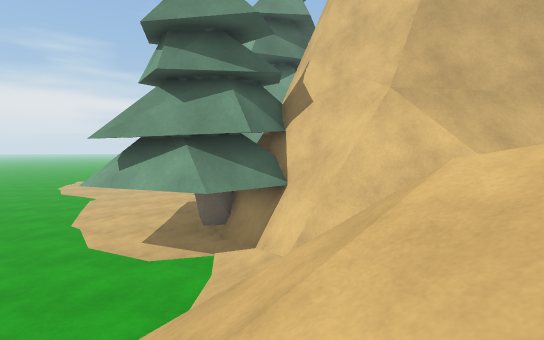
View 1 (above)

17 first-person views from a walk through a Unity game level. The camera is 1.3 m above the floor, tilts 4° down and sees 85° across. The floor is counted in squares, 1 m on a side. Each view is taken from the middle of a square. On the plan, view 1 faces up. The plan holds only what a view shows up to about 14 squares ahead; the rest is blank. The place goes on beyond the plan. The player is left out.

View 2
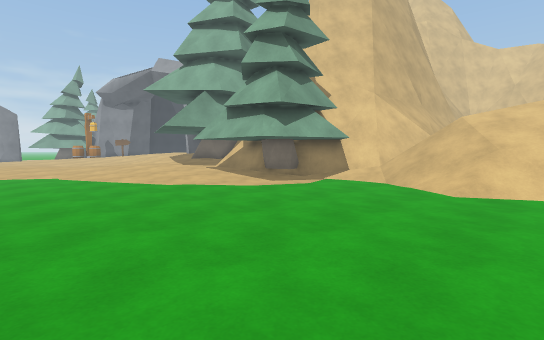

View 3
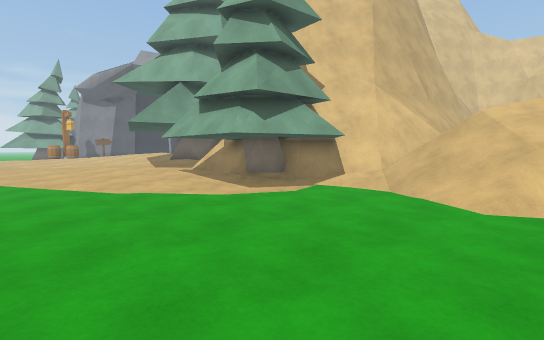

View 4
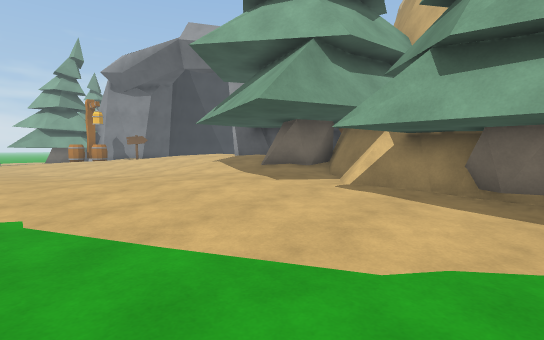

View 5
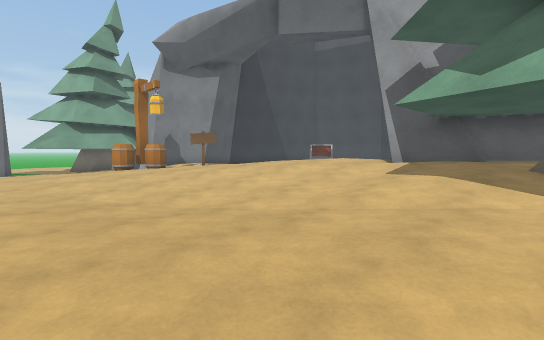

View 6
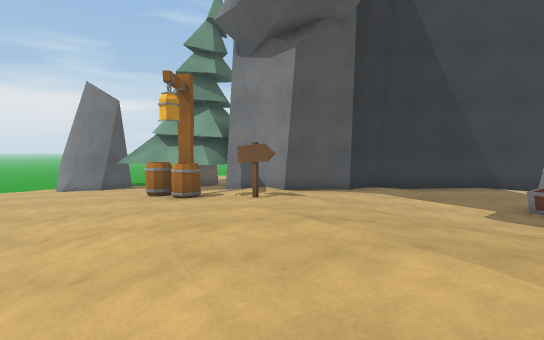

View 7
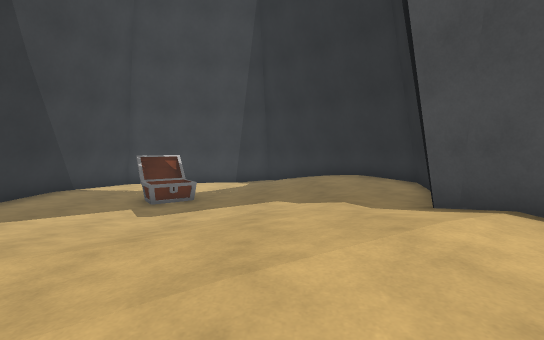

View 8
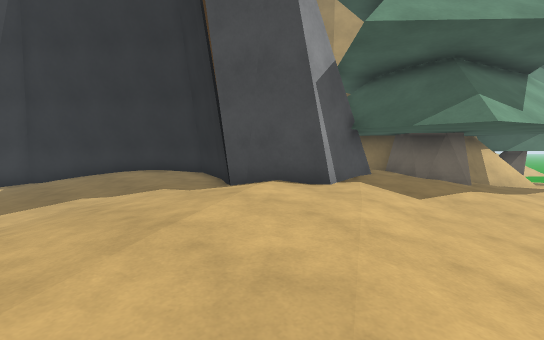

View 9
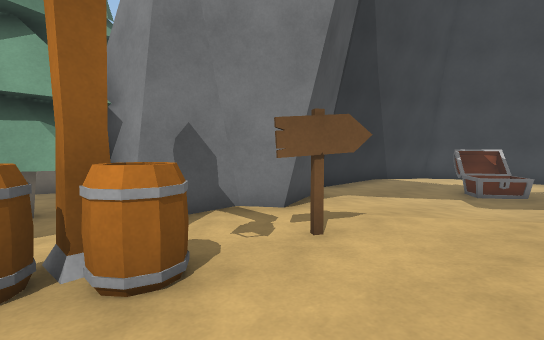

View 10
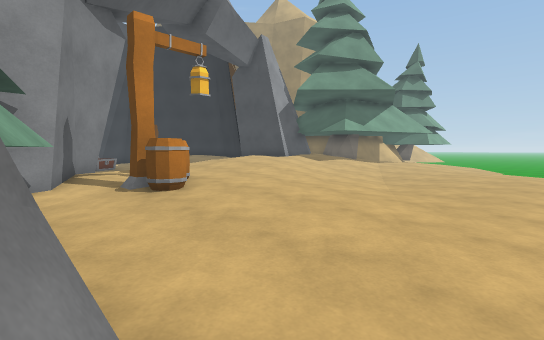

View 11
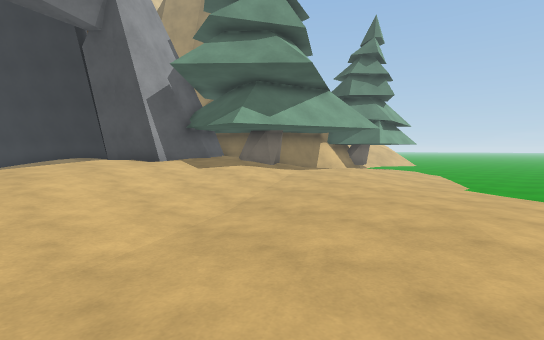

View 12
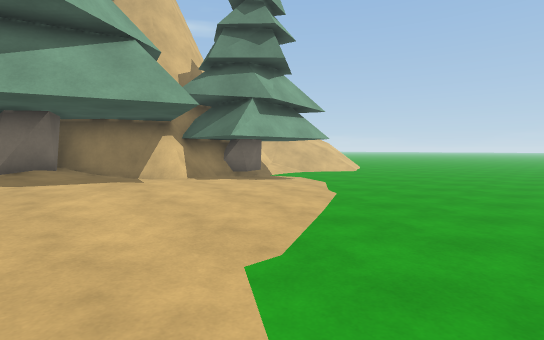

View 13
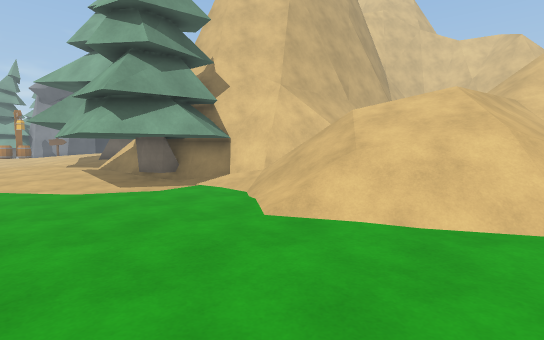

View 14
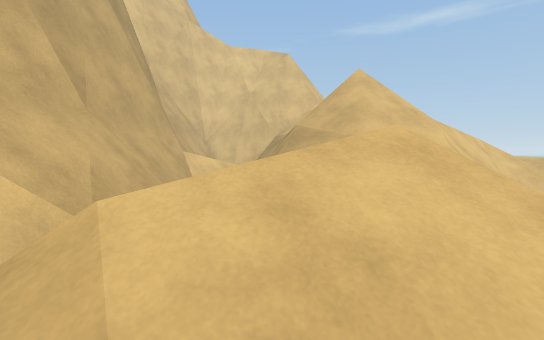

View 15
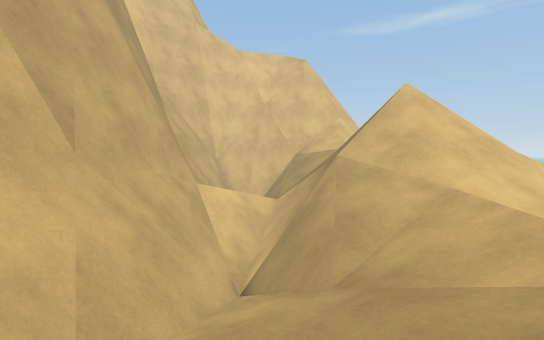

View 16
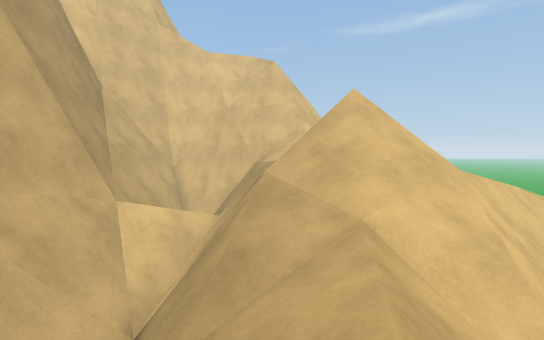

View 17
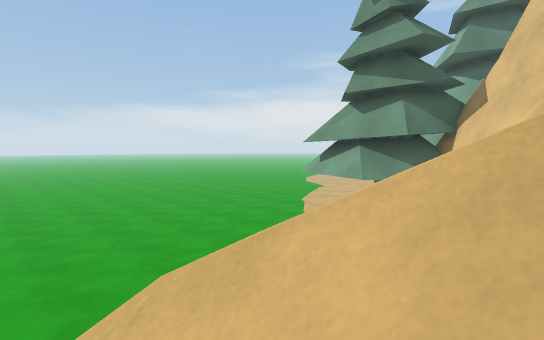

### Floor plan
Key: @ floor where view 1 was taken; # wall or solid block; . main floor; : floor 0.25 m higher than the main floor; - floor 0.25 m lower than the main floor; + floor 0.5 m higher than the main floor; * floor 0.75 m higher than the main floor; % floor 2.25 m higher than the main floor; / step, stairs or slope; = window, fence, low wall or low ledge; ^ raised ledge; v drop or lower ground; T pine tree; R rock; B barrel; S streetlight; I sign; C chest.
Columns run from 12 left of view 1 to 17 right of it. Each row starts with its distance up from view 1.
 36 -RRR TTTTT     ######
 35 .......TT##   ##...#####
 34 .........:#####........#
 33 .....::B#:+###:........
 32 ....:::BB+I#+::.....##.
 31 ....:::+S++I++:...-#CC
 30 .....::+++++++/...--C..-
 29 ......::++++++//........
 28 .......:++***++//....//.. #
 27 ......./++****+++:::////.##
 26 ........//*****++/:///++##
 25 .....-..//******+++++*###
 24 .....-.////*****++++*###
 23 ........://**#####+*##
 22 ........:++/*#   ####
 21 ........//+TT#
 20 ........:+##T#
 19 -......::+####
 18 --.....::+=##
 17  --....::++#
 16 ----...::++#
 15 ----...::::#
 14 ----...:::=#
 13 -----...:=##
 12 -----..TTTT#
 11 ------.TT###
 10 -------T####
  9 --------..T##               vv
  8 -----------###              vv
  7 -----------T##^^          ^^^v
  6 -----------/=###^^^^   #^#^==v
  5 -----------////===######==vvvv
  4 ----------/////  //===##%   vv
  3 ----------/////  ///===vv/vvvv
  2 ---------//////////=#vvv/////v
  1 ----------/////////////  /////
  0 ----------//@//////////====///
 -1 -----------//////////////
 -2    --------/////  ///////

Where each view was taken, in squares from view 1:
view 1: 0 up, 0 right, facing up
view 2: 0 up, 12 left, facing up-right
view 3: 1 up, 10 left, facing up-right
view 4: 9 up, 10 left, facing up-right
view 5: 18 up, 10 left, facing up-right
view 6: 22 up, 1 left, facing up
view 7: 27 up, 3 left, facing right
view 8: 29 up, 4 left, facing down-right
view 9: 29 up, 5 left, facing up-right
view 10: 36 up, 12 left, facing down-right
view 11: 28 up, 12 left, facing down-right
view 12: 18 up, 12 left, facing down-right
view 13: 2 down, 7 left, facing up-right
view 14: 2 up, 0 right, facing right
view 15: 3 up, 2 right, facing right
view 16: 1 up, 3 right, facing right
view 17: 2 down, 3 right, facing up-left
